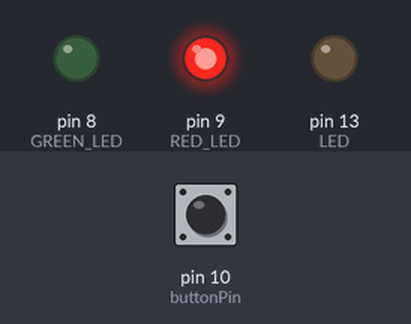
A sketch run on a simulated Arduino Uno, built with avr-gcc and run on an emulated ATmega328P. Shown: output pins drawn as LEDs (lit = HIGH). The inputs (shaded band) are chosen by the test bench; at power-on: pin 10 (buttonPin) HIGH.

Above: at 1.2 s.
1.3 s: pin 10 (buttonPin) pulled LOW for 0.15 s
At 1.37 s:
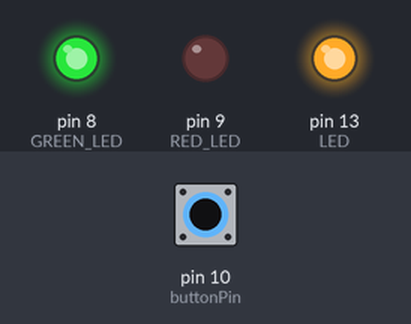
4.4 s: pin 10 (buttonPin) pulled LOW for 3.2 s
At 7.9 s:
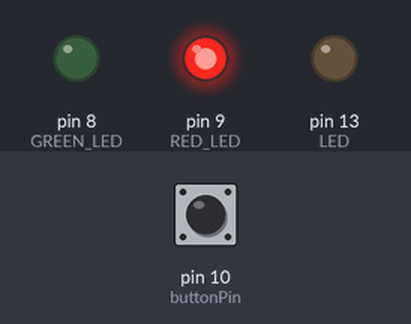
Timing chart, 0 to 9.4 s (numbered marks = the images above; inputs shaded):
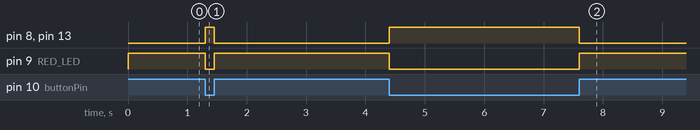

Measured:
- after the input at 1.3 s, pin 8 (GREEN_LED), pin 13 (LED): LOW → HIGH at once, → LOW 0.15 s later; pin 9 (RED_LED): HIGH → LOW at once, → HIGH 0.15 s later
- after the input at 4.4 s, pin 8 (GREEN_LED), pin 13 (LED): LOW → HIGH at once, → LOW 3.2 s later; pin 9 (RED_LED): HIGH → LOW at once, → HIGH 3.2 s later

The sketch:

arduino.ino
```cpp
// https://www.instructables.com/id/Arduino-Button-with-no-resistor/
// Connect the button between the GND and PIN 12 on a regular Arduino
// Connect the button between the GND and PIN 10 on an Arduino Pro Micro
// Sending the 'r' command while pressing the button will give you another stream of data back
// than when the button is not pressed

int buttonPin = 10; // Set to 12 for a regular Arduino UNO/Leonardo
int LED = 13;

int GREEN_LED = 8;
int RED_LED = 9;

void setup() {
  Serial.begin(115200); // use the same baud-rate as the python side
  pinMode(buttonPin, INPUT_PULLUP); // Hooray! Free resistors!
  pinMode(LED, OUTPUT);
  pinMode(GREEN_LED, OUTPUT);
  pinMode(RED_LED, OUTPUT);
}

void printStuff(const char *text)
{
  char length[350]; // Screw buffer overflows!
  const char drama[350] =
      "import time\n"
      "print('Dramatic pause...')\n"
      "time.sleep(4)\n"
      "print('*Pausing intensifies...*')\n"
      "time.sleep(3)\n";
  sprintf(length, "%d\n", strlen(drama) + strlen(text)); // Screw error handling!
  Serial.print(length);
  Serial.print(drama);
  Serial.print(text);
}

void loop() {
  int buttonValue = digitalRead(buttonPin);
  if (buttonValue == LOW){
    // If button pushed, turn LED on
    digitalWrite(LED, HIGH);
    digitalWrite(GREEN_LED, HIGH);
    digitalWrite(RED_LED, LOW);
  } else {
    // Otherwise, turn the LED off
    digitalWrite(LED, LOW);
    digitalWrite(GREEN_LED, LOW);
    digitalWrite(RED_LED, HIGH);
  }

  if(Serial.available() > 0) {
    char data = Serial.read();

    if (data == 'r') {
      if (buttonValue == LOW) {
        printStuff(
            "print('Okay, you won! Executing secret stuff!')\n"
            "for i in range(25):\n"
            "    print('\\x08' + '|/-\\\\|/-\\\\'[i % 8], end='\\r')\n"  // print('\x08' + '|/-\|/-\'[i % 8], end='\r')
            "    time.sleep(0.1)\n"
            "print('\\n<cake>  <======  here\\'s your reward! \\o/')\n"
        );
      } else {
        printStuff("raise ImportError('Get off my lawn and try harder!')");
      }
    }
  }
  delay(50);
}
```
